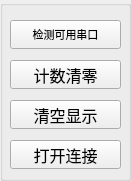
   <widget class="QGroupBox" name="someButtonGB">
    <property name="geometry">
     <rect>
      <x>0</x>
      <y>399</y>
      <width>131</width>
      <height>181</height>
     </rect>
    </property>
    <property name="title">
     <string/>
    </property>
    <widget class="QPushButton" name="resetCntButton">
     <property name="geometry">
      <rect>
       <x>10</x>
       <y>60</y>
       <width>111</width>
       <height>29</height>
      </rect>
     </property>
     <property name="font">
      <font>
       <family>微软雅黑</family>
       <pointsize>12</pointsize>
      </font>
     </property>
     <property name="statusTip">
      <string>Reset the counting</string>
     </property>
     <property name="text">
      <string>计数清零</string>
     </property>
     <property name="icon">
      <iconset>
       <normaloff>images/to_zero.png</normaloff>images/to_zero.png</iconset>
     </property>
    </widget>
    <widget class="QPushButton" name="cleanButton">
     <property name="geometry">
      <rect>
       <x>10</x>
       <y>100</y>
       <width>111</width>
       <height>29</height>
      </rect>
     </property>
     <property name="minimumSize">
      <size>
       <width>111</width>
       <height>29</height>
      </size>
     </property>
     <property name="maximumSize">
      <size>
       <width>111</width>
       <height>29</height>
      </size>
     </property>
     <property name="font">
      <font>
       <family>微软雅黑</family>
       <pointsize>12</pointsize>
      </font>
     </property>
     <property name="statusTip">
      <string>Clear the text browser</string>
     </property>
     <property name="text">
      <string>清空显示</string>
     </property>
     <property name="icon">
      <iconset>
       <normaloff>images/clean.png</normaloff>images/clean.png</iconset>
     </property>
    </widget>
    <widget class="QPushButton" name="connectButton">
     <property name="geometry">
      <rect>
       <x>10</x>
       <y>140</y>
       <width>111</width>
       <height>29</height>
      </rect>
     </property>
     <property name="minimumSize">
      <size>
       <width>111</width>
       <height>29</height>
      </size>
     </property>
     <property name="maximumSize">
      <size>
       <width>111</width>
       <height>29</height>
      </size>
     </property>
     <property name="baseSize">
      <size>
       <width>92</width>
       <height>29</height>
      </size>
     </property>
     <property name="font">
      <font>
       <family>微软雅黑</family>
       <pointsize>12</pointsize>
      </font>
     </property>
     <property name="statusTip">
      <string>Open a port</string>
     </property>
     <property name="text">
      <string>打开连接</string>
     </property>
     <property name="icon">
      <iconset>
       <normaloff>images/open.png</normaloff>images/open.png</iconset>
     </property>
     <property name="checkable">
      <bool>true</bool>
     </property>
    </widget>
    <widget class="QPushButton" name="checkAPButton">
     <property name="geometry">
      <rect>
       <x>10</x>
       <y>20</y>
       <width>111</width>
       <height>29</height>
      </rect>
     </property>
     <property name="font">
      <font>
       <family>微软雅黑</family>
       <pointsize>8</pointsize>
      </font>
     </property>
     <property name="statusTip">
      <string>To find available ports</string>
     </property>
     <property name="text">
      <string>检测可用串口</string>
     </property>
     <property name="icon">
      <iconset>
       <normaloff>images/find.png</normaloff>images/find.png</iconset>
     </property>
    </widget>
   </widget>
